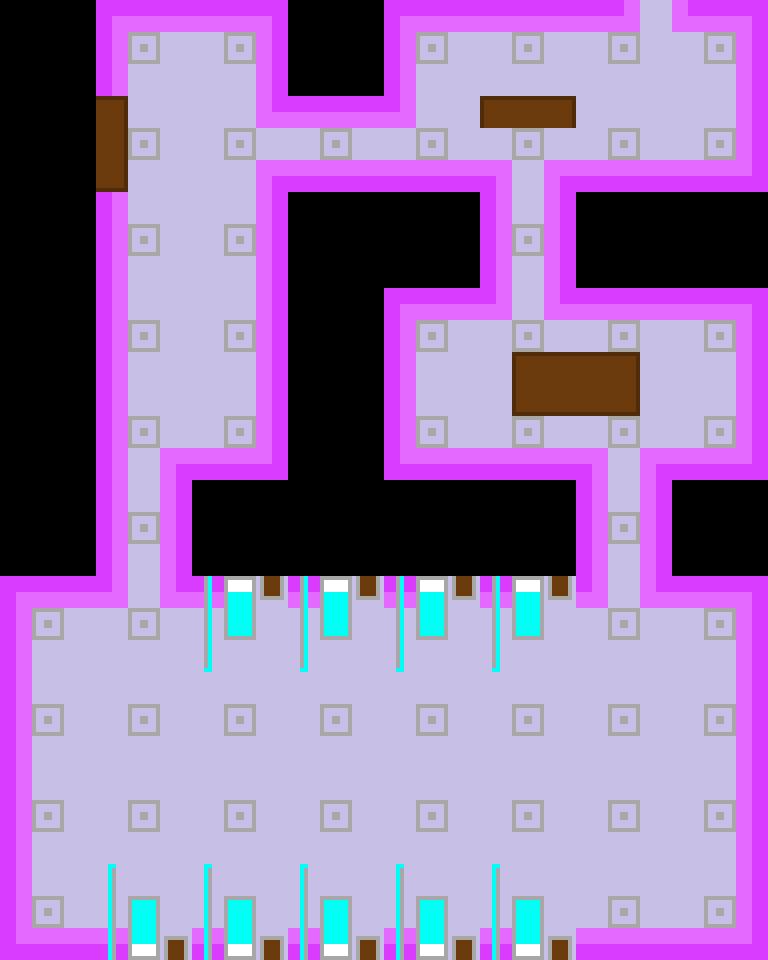

This game map was drawn from its Tiled (.tmx) file and the tilesets committed beside it. A one-line description and the full map source follow:
An orthogonal 24x30 tile map with 32x32 px tiles, 1 tile layer (Layer1).

<map version="1.0" orientation="orthogonal" renderorder="right-down" width="24" height="30" tilewidth="32" tileheight="32" nextobjectid="1">
 <tileset firstgid="1" name="Map1" tilewidth="32" tileheight="32">
  <image source="Map1.png" width="1184" height="32" />
 </tileset>
 <layer name="Layer1" width="24" height="30">
  <data encoding="csv">
15,15,15,3,11,11,11,11,4,15,15,15,3,11,11,11,11,11,11,5,13,6,11,4,
15,15,15,10,14,13,13,14,12,15,15,15,10,14,13,13,14,13,13,14,13,13,14,12,
15,15,15,10,13,13,13,13,12,15,15,15,10,13,13,13,13,13,13,13,13,13,13,12,
15,15,15,17,13,13,13,13,6,11,11,11,5,13,13,16,24,17,13,13,13,13,13,12,
15,15,15,23,14,13,13,14,13,13,14,13,13,14,13,13,14,13,13,14,13,13,14,12,
15,15,15,18,13,13,13,13,7,9,9,9,9,9,9,8,13,7,9,9,9,9,9,1,
15,15,15,10,13,13,13,13,12,15,15,15,15,15,15,10,13,12,15,15,15,15,15,15,
15,15,15,10,14,13,13,14,12,15,15,15,15,15,15,10,14,12,15,15,15,15,15,15,
15,15,15,10,13,13,13,13,12,15,15,15,15,15,15,10,13,12,15,15,15,15,15,15,
15,15,15,10,13,13,13,13,12,15,15,15,3,11,11,5,13,6,11,11,11,11,11,4,
15,15,15,10,14,13,13,14,12,15,15,15,10,14,13,13,14,13,13,14,13,13,14,12,
15,15,15,10,13,13,13,13,12,15,15,15,10,13,13,13,16,24,24,17,13,13,13,12,
15,15,15,10,13,13,13,13,12,15,15,15,10,13,13,13,19,22,22,18,13,13,13,12,
15,15,15,10,14,13,13,14,12,15,15,15,10,14,13,13,14,13,13,14,13,13,14,12,
15,15,15,10,13,7,9,9,1,15,15,15,2,9,9,9,9,9,8,13,7,9,9,1,
15,15,15,10,13,12,15,15,15,15,15,15,15,15,15,15,15,15,10,13,12,15,15,15,
15,15,15,10,14,12,15,15,15,15,15,15,15,15,15,15,15,15,10,14,12,15,15,15,
15,15,15,10,13,12,15,15,15,15,15,15,15,15,15,15,15,15,10,13,12,15,15,15,
3,11,11,5,13,6,26,32,37,26,32,37,26,32,37,26,32,37,5,13,6,11,11,4,
10,14,13,13,14,13,27,33,13,27,33,13,27,33,13,27,33,13,13,14,13,13,14,12,
10,13,13,13,13,13,28,13,13,28,13,13,28,13,13,28,13,13,13,13,13,13,13,12,
10,13,13,13,13,13,13,13,13,13,13,13,13,13,13,13,13,13,13,13,13,13,13,12,
10,14,13,13,14,13,13,14,13,13,14,13,13,14,13,13,14,13,13,14,13,13,14,12,
10,13,13,13,13,13,13,13,13,13,13,13,13,13,13,13,13,13,13,13,13,13,13,12,
10,13,13,13,13,13,13,13,13,13,13,13,13,13,13,13,13,13,13,13,13,13,13,12,
10,14,13,13,14,13,13,14,13,13,14,13,13,14,13,13,14,13,13,14,13,13,14,12,
10,13,13,13,13,13,13,13,13,13,13,13,13,13,13,13,13,13,13,13,13,13,13,12,
10,13,13,29,13,13,29,13,13,29,13,13,29,13,13,29,13,13,13,13,13,13,13,12,
10,14,13,30,34,13,30,34,13,30,34,13,30,34,13,30,34,13,13,14,13,13,14,12,
2,9,9,31,35,36,31,35,36,31,35,36,31,35,36,31,35,36,9,9,9,9,9,1
</data>
 </layer>
</map>